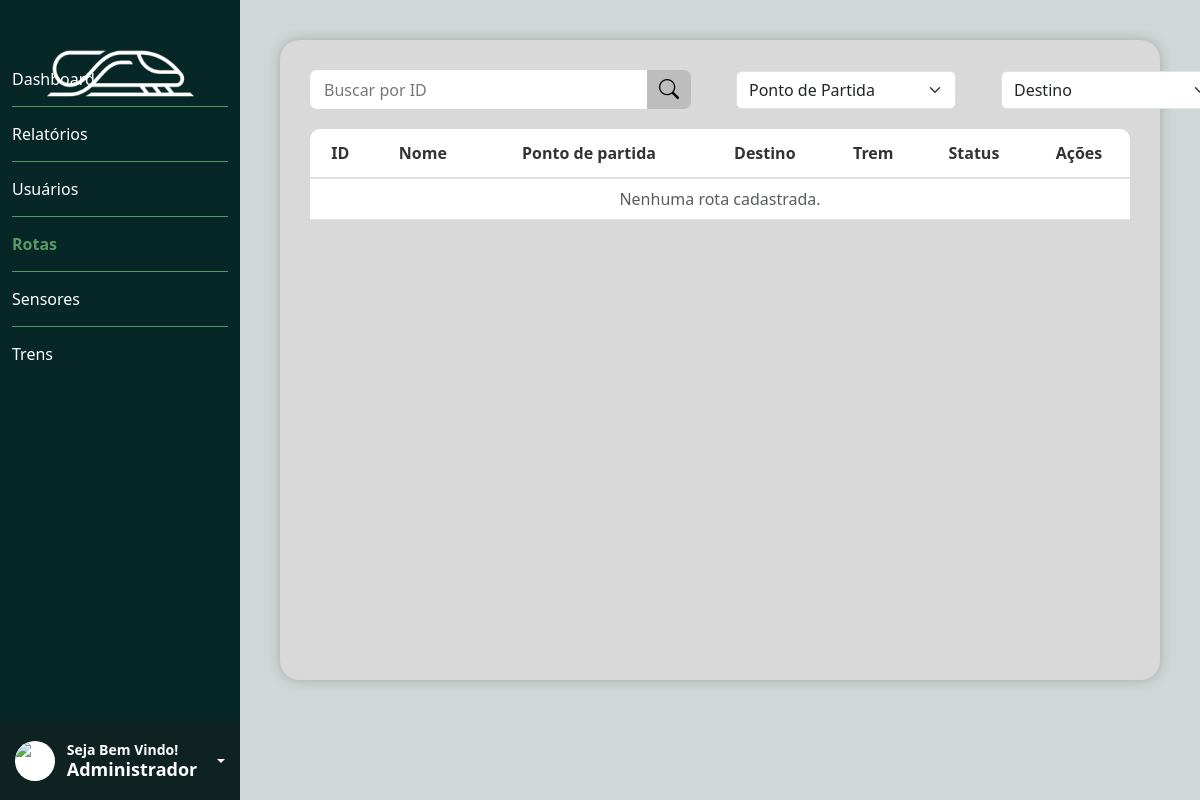
Page /public/tela_rotas.php (signed in) on the earlier database version.
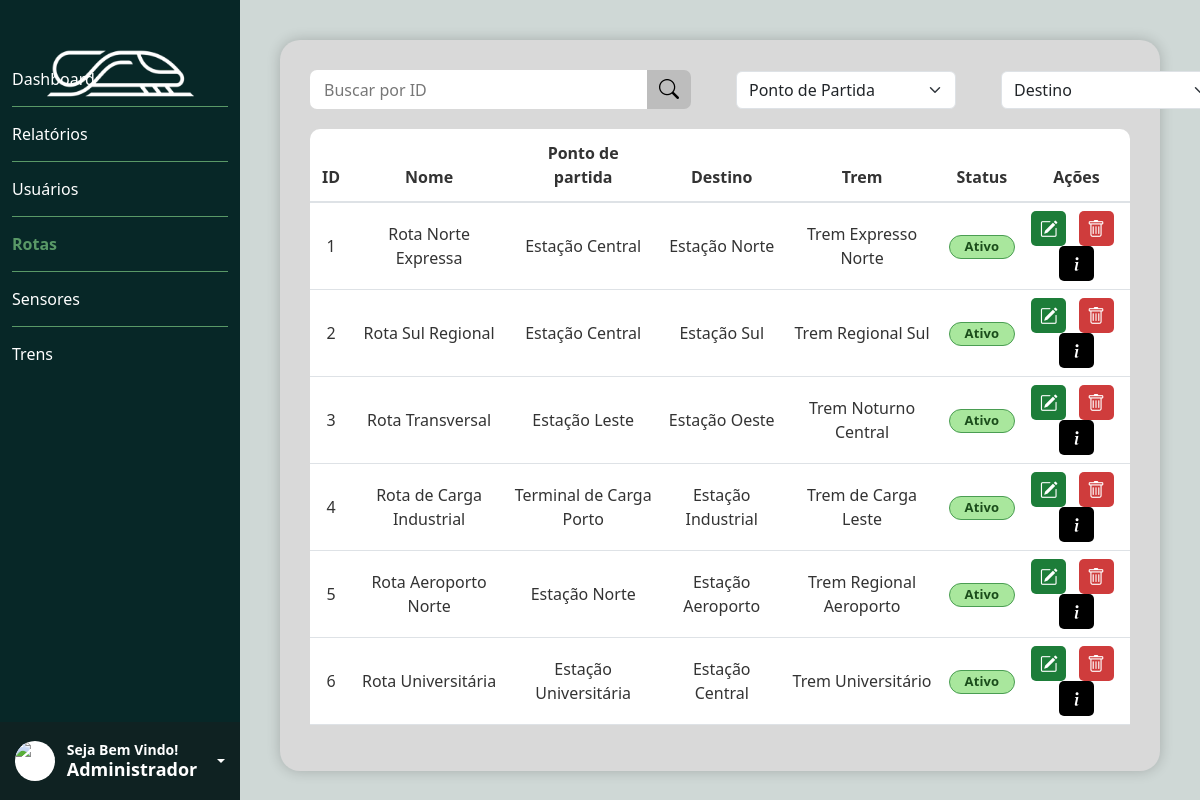
Same page on the later database version.
### tables this page shows
CREATE TABLE rotas (
    rota_id INT AUTO_INCREMENT PRIMARY KEY,
    ponto_partida VARCHAR(155) NOT NULL,
    ponto_chegada VARCHAR(155) NOT NULL,
    nome VARCHAR(155) NOT NULL,
    trem_id INT NOT NULL,
    descricao TEXT,
    status VARCHAR(20) NOT NULL DEFAULT 'Ativo',
    data_criacao DATETIME NOT NULL DEFAULT CURRENT_TIMESTAMP,
    FOREIGN KEY (trem_id) REFERENCES trens(trem_id)
);

CREATE TABLE trens (
    trem_id INT PRIMARY KEY,
    nome_trem VARCHAR(155) NOT NULL,
    responsavel_id INT NOT NULL,
    FOREIGN KEY (responsavel_id) REFERENCES usuarios(usuario_id)
);

### public/validar_acesso.php (called while the page is built, shortened)
<?php
$usuarioCargoId = filter_var($_SESSION['usuario_cargo_id'] ?? null, FILTER_VALIDATE_INT);
$usuarioEhAdministrador = ((int)$usuarioCargoId === 1);
?>

### public/tela_rotas.php (the view, shortened to what this page needs)
<?php
include __DIR__ . '/validar_acesso.php';
require_once "../infra/conexao.php";
$usuarioNome = $_SESSION['usuario_nome'] ?? 'Usuário';
$sql_rotas = "SELECT r.rota_id, r.nome, r.ponto_partida, r.ponto_chegada, r.descricao, r.status, r.trem_id, t.nome_trem
    FROM rotas r
    LEFT JOIN trens t ON t.trem_id = r.trem_id
    ORDER BY r.rota_id ASC";
$resultado_rotas = mysqli_query($conexao, $sql_rotas);
$rotasBanco = [];
if ($resultado_rotas) {
    while ($row = mysqli_fetch_assoc($resultado_rotas)) {
        $rotasBanco[] = [
            'rota_id' => $row['rota_id'] ?? '',
            'nome' => $row['nome'] ?? '',
            'ponto_partida' => $row['ponto_partida'] ?? '',
            'ponto_chegada' => $row['ponto_chegada'] ?? '',
            'descricao' => $row['descricao'] ?? '',
            'status' => $row['status'] ?? '',
            'trem_id' => $row['trem_id'] ?? '',
            'nome_trem' => $row['nome_trem'] ?? '',
        ];
    }
}
?>
<!DOCTYPE html>
<html lang="pt-br">
<head>
    <link href="https://cdn.jsdelivr.net/npm/bootstrap@5.3.8/dist/css/bootstrap.min.css" rel="stylesheet">
    <link rel="stylesheet" href="https://cdn.jsdelivr.net/npm/bootstrap-icons@1.11.3/font/bootstrap-icons.min.css">
    <link rel="stylesheet" href="../assets/style/style.css">
</head>
<body>
    <main>
        <nav class="nav1">
            <img src="../assets/img/logo.svg" alt="logo" class="logo">
            <ul class="ul1">
                <li class="lista1" id="li1"><a href="dashboard.php" class="lista1">Dashboard</a></li>
                <li class="lista1" id="li1"><a href="tela_relatorios.php" class="lista1">Relatórios</a></li>
                <hr class="hr1 opacity-100">
                <?php if ($usuarioEhAdministrador): ?>
                    <li class="lista1" id="li1"><a href="tela_cadastro_user.php" class="lista1">Usuários</a></li>
                    <hr class="hr1 opacity-100">
                <?php endif; ?>
                <li class="lista" id="li1"><a href="tela_rotas.php" class="lista">Rotas</a></li>
                <hr class="hr1 opacity-100">
                <li class="lista1" id="li1"><a href="tela_sensores.php" class="lista1">Sensores</a></li>
                <hr class="hr1 opacity-100">
                <li class="lista1" id="li1"><a href="tela_trens.php" class="lista1">Trens</a></li>
            </ul>
            <div class="dropdown">
                <div class="box_usuario dropdown-toggle" data-bs-toggle="dropdown" aria-expanded="false" role="button">
                    <div class="img_usuario">
                        <img src="../assets/img/usuario.png" alt="usuario" class="img-fluid">
                    </div>
                    <div class="h3">
                        <h3 class="h3_1">Seja Bem Vindo!</h3>
                        <h3 class="h3_2"><?php echo htmlspecialchars($usuarioNome); ?></h3>
                    </div>
                </div>
            </div>
        </nav>
        <section class="conteudo">
            <div class="card_usuarios">
                <div class="barra_busca mb-3">
                    <div class="barra_busca_filtro">
                        <div class="input-group dashboard-busca">
                            <input type="text" class="form-control dashboard-input" placeholder="Buscar por ID">
                            <button class="btn dashboard-btn-busca" type="button">
                                <i class="bi bi-search"></i>
                            </button>
                        </div>
                        <div class="filtro_busca">
                            <select class="form-select filtro_busca_select">
                                <option selected>Ponto de Partida</option>
                            </select>
                        </div>
                        <div class="filtro_busca">
                            <select class="form-select filtro_busca_select">
                                <option selected>Destino</option>
                            </select>
                        </div>
                    </div>
                </div>
                <table class="table">
                    <thead>
                        <tr>
                            <th>ID</th>
                            <th>Nome</th>
                            <th>Ponto de partida</th>
                            <th>Destino</th>
                            <th>Trem</th>
                            <th>Status</th>
                            <th>Ações</th>
                        </tr>
                    </thead>
                    <tbody>
                        <?php if (!empty($rotasBanco)): ?>
                            <?php foreach ($rotasBanco as $rota): ?>
                                <?php
                                $statusClasse = 'ativo';
                                $nomeTrem = $rota['nome_trem'] ?? 'Trem não informado';
                                ?>
                                <tr data-rota-id="<?= (int) ($rota['rota_id'] ?? 0); ?>">
                                    <td><?= htmlspecialchars((string) ($rota['rota_id'] ?? '')) ?></td>
                                    <td><?= htmlspecialchars((string) ($rota['nome'] ?? '')) ?></td>
                                    <td><?= htmlspecialchars((string) ($rota['ponto_partida'] ?? '')) ?></td>
                                    <td><?= htmlspecialchars((string) ($rota['ponto_chegada'] ?? '')) ?></td>
                                    <td><?= htmlspecialchars((string) $nomeTrem) ?></td>
                                    <td><span class="trens-card-status <?= htmlspecialchars($statusClasse) ?>"><?= htmlspecialchars((string) ($rota['status'] ?? '')) ?: 'Sem status' ?></span></td>
                                    <td>
                                        <button class="btn_edit" type="button" aria-label="Editar rota"><i class="bi bi-pencil-square"></i></button>
                                        <button class="btn_delete mx-2" type="button" data-bs-toggle="modal" data-bs-target="#modal_confirm_delete" data-id="<?= (int) ($rota['rota_id'] ?? 0); ?>" aria-label="Excluir rota"><i class="bi bi-trash"></i></button>
                                        <button class="trens-card-acao" type="button" data-bs-toggle="modal" data-bs-target="#modal_monitoramento" data-rota-id="<?= (int) ($rota['rota_id'] ?? 0); ?>" aria-label="Informações da rota"><i class="bi bi-info-lg"></i></button>
                                    </td>
                                </tr>
                            <?php endforeach; ?>
                        <?php else: ?>
                            <tr>
                                <td colspan="7" class="text-center text-muted">Nenhuma rota cadastrada.</td>
                            </tr>
                        <?php endif; ?>
                    </tbody>
                </table>
            </div>
        </section>
    </main>
</body>
</html>

### assets/style/style.css (style rules this page uses)
:root { --shadow-card: 0 0 14px rgba(0, 0, 0, 0.2); --shadow-card-hover: 0 0 18px rgba(0, 0, 0, 0.24); --shadow-modal: 0 10px 24px rgba(0, 0, 0, 0.15); }
* { padding: 0; margin: 0; }
body { font-family: 'Segoe UI'; color: #ffffff; background-color: #cfd8d6; }
.form-control { height: 40px; }
main { display: flex; }
.nav1 { width: 240px; height: 100vh; background-color: #072727; display: flex; flex-direction: column; justify-content: space-between; align-items: center; }
.logo { width: 155px; height: auto; margin-top: 30px; margin-bottom: -470px; filter: saturate(0); filter: brightness(100); }
.ul1 { margin-top: 80px; width: 100%; list-style: none; padding-left: 0; }
.lista1 { padding: 15px 0px 15px 6px; }
.lista { color: #599967 !important; font-weight: bolder; padding: 15px 0px 15px 6px; }
a { text-decoration: none !important; color: #ffffff !important; }
.hr1 { width: 90%; margin: 0 auto; border-color: #599967; }
.box_usuario { width: 240px; min-height: 78px; background-color: #0F2222; display: flex; align-items: center; justify-content: center; gap: 12px; padding: 10px 12px; box-sizing: border-box; }
.img_usuario { width: 40px; height: 40px; border-radius: 50%; background-color: #ffffff; overflow: hidden; flex-shrink: 0; display: flex; align-items: center; justify-content: center; }
.img_usuario img { width: 100%; height: 100%; object-fit: cover; }
.h3 { margin: 0; display: flex; flex-direction: column; justify-content: center; line-height: 1.2; }
.h3_1 { font-size: 14px; font-weight: 600; color: #ffffff; margin: 0; }
.h3_2 { font-size: 18px; color: #ffffff; margin: 0; font-weight: 600; }
.dropdown-toggle::after { margin-left: 8px; vertical-align: middle; }
h3 { font-size: 18px; }
.conteudo { flex-grow: 1; background-color: #CFD8D6; height: 100vh; padding: 40px; overflow-y: auto; }
.card_usuarios { background-color: #D9D9D9; border-radius: 20px; padding: 30px; box-shadow: var(--shadow-card); min-height: 80vh; }
.card_usuarios, .card_relatorios, .card_gerar_relatorios, .dashboard-painel, .trens-painel, .trens-card-trem, .relatorio-card { box-shadow: var(--shadow-card); }
.barra_busca { display: flex; align-items: center; justify-content: space-between; margin-bottom: 30px; gap: 20px; }
.barra_busca_filtro { display: flex; align-items: center; gap: 45px; }
.filtro_busca { display: flex; align-items: center; min-width: 220px; }
.table { margin-top: 20px; }
.table thead th { border-bottom: 2px solid #dee2e6; text-align: center; color: #333; padding: 12px; }
.table thead th:first-child { border-radius: 10px 0 0 0; }
.table thead th:last-child { border-radius: 0 10px 0 0; }
.table tbody td { vertical-align: middle; text-align: center; color: #333; }
.btn_edit, .btn_delete, .trens-card-acao { display: inline-flex; align-items: center; justify-content: center; width: 35px; height: 35px; min-width: 35px; min-height: 35px; padding: 0; border: none; border-radius: 5px; line-height: 1; }
.btn_edit { background-color: #1d7d39; color: white; }
.btn_delete { background-color: #cf3c3c; color: white; border: none; }
.trens-card-acao { background-color: #000000; color: #ffffff; }
.btn_edit i, .btn_delete i, .trens-card-acao i { font-size: 18px; line-height: 1; }
.dashboard-busca, .trens-busca { width: 381px; height: 39px; }
.dashboard-input, .trens-input { height: 39px; border: none; border-radius: 7px 0 0 7px !important; color: #000000; font-size: 16px; padding: 7px 14px; }
.dashboard-input::placeholder, .trens-input::placeholder { color: #777777; }
.dashboard-btn-busca, .trens-btn-busca { width: 44px; height: 39px; border: none; border-radius: 0 7px 7px 0 !important; background-color: #bdbdbd; color: #000000; font-size: 20px; display: inline-flex; align-items: center; justify-content: center; }
.trens-card-status { display: inline-flex; align-items: center; justify-content: center; padding: 3px 10px; min-width: 66px; border-radius: 12px; font-size: 13px; font-weight: 700; letter-spacing: 0.01em; text-transform: none; border: 1px solid transparent; line-height: 1.2; }
.trens-card-status.ativo { background-color: #a9e79d; color: #1b4d1b; border-color: #4a9d52; }

Differences in the rows shown:
added rotas: rota_id "1", nome "Rota Norte Expressa", ponto_partida "Estação Central", ponto_chegada "Estação Norte", trem.nome_trem "Trem Expresso Norte", status "Ativo"
added rotas: rota_id "2", nome "Rota Sul Regional", ponto_partida "Estação Central", ponto_chegada "Estação Sul", trem.nome_trem "Trem Regional Sul", status "Ativo"
added rotas: rota_id "3", nome "Rota Transversal", ponto_partida "Estação Leste", ponto_chegada "Estação Oeste", trem.nome_trem "Trem Noturno Central", status "Ativo"
added rotas: rota_id "4", nome "Rota de Carga Industrial", ponto_partida "Terminal de Carga Porto", ponto_chegada "Estação Industrial", trem.nome_trem "Trem de Carga Leste", status "Ativo"
added rotas: rota_id "5", nome "Rota Aeroporto Norte", ponto_partida "Estação Norte", ponto_chegada "Estação Aeroporto", trem.nome_trem "Trem Regional Aeroporto", status "Ativo"
added rotas: rota_id "6", nome "Rota Universitária", ponto_partida "Estação Universitária", ponto_chegada "Estação Central", trem.nome_trem "Trem Universitário", status "Ativo"
Other differences:
text no longer shown: "Nenhuma rota cadastrada."
